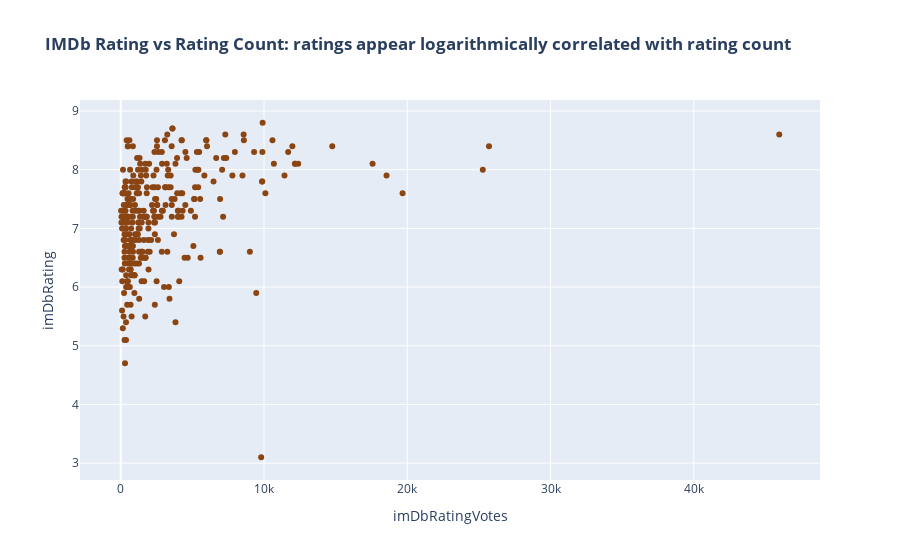

This figure's notebook cell:
### Code cell
px.scatter(metascripts,
           x = 'imDbRatingVotes',
           y = 'imDbRating',
           #log_x=True,
           hover_data = ['title'],
           color_discrete_sequence=['saddlebrown'],
           title = "<b>IMDb Rating vs Rating Count: ratings appear logarithmically correlated with rating count")

### Figure 1 — Plotly figure (JSON) as saved in the notebook; plotly's stock layout.template omitted (floating-point values rounded to 4 significant figures; data arrays with more than 128 entries replaced by an {"elided": "..."} marker saying what was removed)
{"data": [{"customdata": {"elided": "316x1 str values"}, "hovertemplate": "imDbRatingVotes=%{x}<br>imDbRating=%{y}<br>title=%{customdata[0]}<extra></extra>", "legendgroup": "", "marker": {"color": "saddlebrown", "symbol": "circle"}, "mode": "markers", "name": "", "orientation": "v", "showlegend": false, "type": "scatter", "x": {"elided": "316 int values"}, "xaxis": "x", "y": {"elided": "316 float values"}, "yaxis": "y"}], "layout": {"legend": {"tracegroupgap": 0}, "title": {"text": "<b>IMDb Rating vs Rating Count: ratings appear logarithmically correlated with rating count"}, "xaxis": {"anchor": "y", "domain": [0, 1], "title": {"text": "imDbRatingVotes"}}, "yaxis": {"anchor": "x", "domain": [0, 1], "title": {"text": "imDbRating"}}}}
